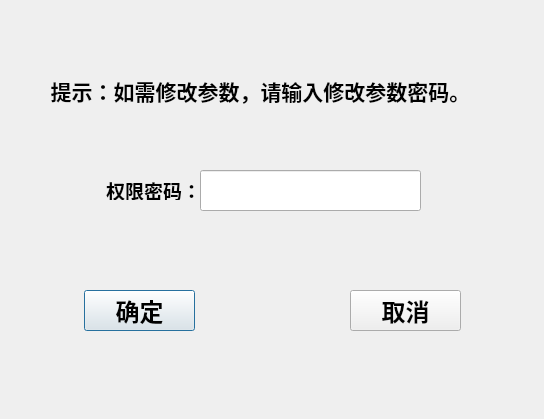
<?xml version="1.0" encoding="UTF-8"?>
<ui version="4.0">
 <class>Dialog</class>
 <widget class="QDialog" name="Dialog">
  <property name="geometry">
   <rect>
    <x>0</x>
    <y>0</y>
    <width>544</width>
    <height>419</height>
   </rect>
  </property>
  <property name="windowTitle">
   <string>修改参数权限窗口</string>
  </property>
  <widget class="QPushButton" name="btlogin">
   <property name="geometry">
    <rect>
     <x>84</x>
     <y>290</y>
     <width>111</width>
     <height>41</height>
    </rect>
   </property>
   <property name="font">
    <font>
     <family>AcadEref</family>
     <pointsize>18</pointsize>
     <weight>75</weight>
     <bold>true</bold>
    </font>
   </property>
   <property name="text">
    <string>确定</string>
   </property>
  </widget>
  <widget class="QPushButton" name="btexit">
   <property name="geometry">
    <rect>
     <x>350</x>
     <y>290</y>
     <width>111</width>
     <height>41</height>
    </rect>
   </property>
   <property name="font">
    <font>
     <family>AcadEref</family>
     <pointsize>18</pointsize>
     <weight>75</weight>
     <bold>true</bold>
    </font>
   </property>
   <property name="text">
    <string>取消</string>
   </property>
  </widget>
  <widget class="QLabel" name="label">
   <property name="geometry">
    <rect>
     <x>70</x>
     <y>180</y>
     <width>131</width>
     <height>20</height>
    </rect>
   </property>
   <property name="font">
    <font>
     <family>AcadEref</family>
     <pointsize>14</pointsize>
     <weight>75</weight>
     <bold>true</bold>
    </font>
   </property>
   <property name="text">
    <string>权限密码：</string>
   </property>
   <property name="alignment">
    <set>Qt::AlignRight|Qt::AlignTrailing|Qt::AlignVCenter</set>
   </property>
  </widget>
  <widget class="QLineEdit" name="lePassWd">
   <property name="geometry">
    <rect>
     <x>200</x>
     <y>170</y>
     <width>221</width>
     <height>41</height>
    </rect>
   </property>
   <property name="font">
    <font>
     <family>AcadEref</family>
     <pointsize>18</pointsize>
    </font>
   </property>
   <property name="echoMode">
    <enum>QLineEdit::Password</enum>
   </property>
   <property name="alignment">
    <set>Qt::AlignCenter</set>
   </property>
  </widget>
  <widget class="QLabel" name="label_2">
   <property name="geometry">
    <rect>
     <x>20</x>
     <y>60</y>
     <width>481</width>
     <height>61</height>
    </rect>
   </property>
   <property name="font">
    <font>
     <family>AcadEref</family>
     <pointsize>16</pointsize>
     <weight>75</weight>
     <bold>true</bold>
    </font>
   </property>
   <property name="text">
    <string>提示：如需修改参数，请输入修改参数密码。</string>
   </property>
   <property name="alignment">
    <set>Qt::AlignCenter</set>
   </property>
  </widget>
 </widget>
 <resources/>
 <connections/>
</ui>
